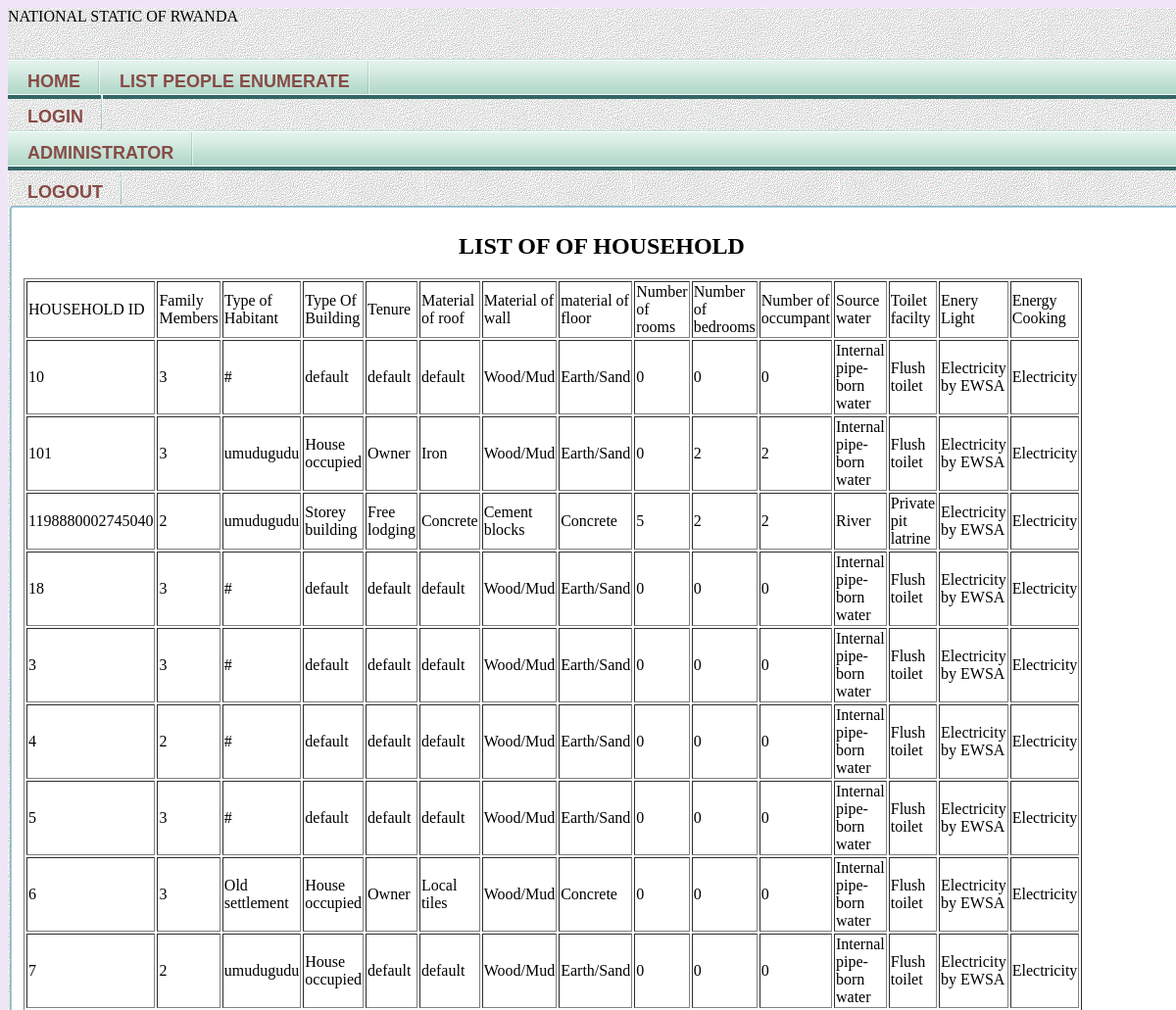
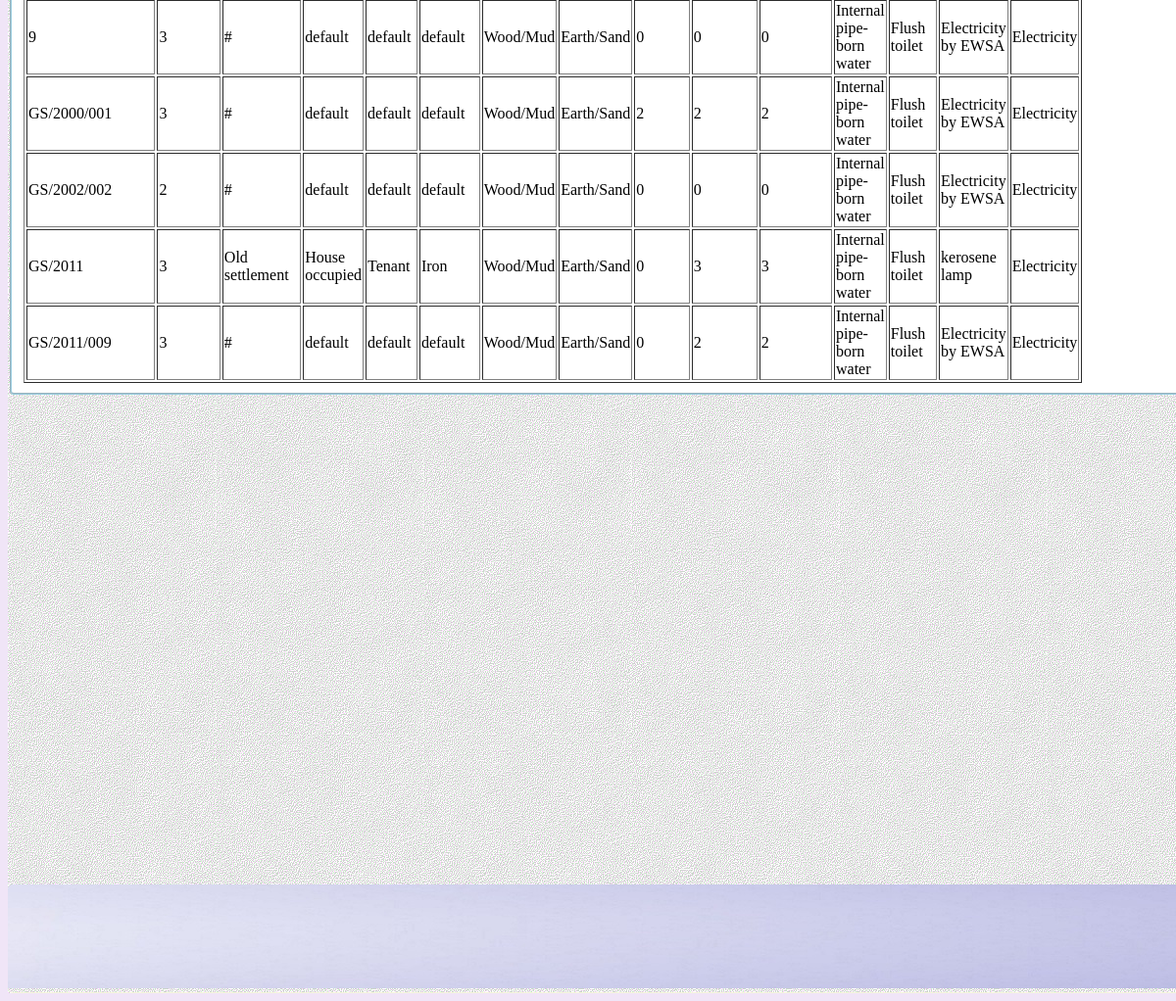
Page /list.php on the committed database (2 pictures, top to bottom).
### tables this page shows
CREATE TABLE IF NOT EXISTS `household` (
  `House_Id` varchar(30) NOT NULL,
  `Id_Enum` varchar(25) NOT NULL,
  `Nu.Members` int(3) NOT NULL,
  `Ty_Habitant` text NOT NULL,
  `Ty_Building` text NOT NULL,
  `Tenure` text NOT NULL,
  `Mat_Roof` varchar(15) NOT NULL,
  `Mat_walls` varchar(15) NOT NULL,
  `Mat_Floor` varchar(15) NOT NULL,
  `Nu_of_Rooms` int(3) NOT NULL,
  `Nu_of_bedroom` int(3) NOT NULL,
  `Nu_of_occupant` int(3) NOT NULL,
  `So_water` text NOT NULL,
  `Toi_facility` text NOT NULL,
  `Energy_Light` text NOT NULL,
  `Energy_Cooking` text NOT NULL,
  `Date` date NOT NULL,
  `Year_Of_Census` int(4) NOT NULL,
  `Id_village` int(8) NOT NULL,
  `Cell_Id` int(8) NOT NULL,
  `Id_sector` int(8) NOT NULL,
  `Id_district` int(8) NOT NULL,
  `Id_Province` int(8) NOT NULL,
  PRIMARY KEY (`House_Id`)
);

### list.php (the view, shortened to what this page needs)
<!DOCTYPE html">
<html lang="EN" >
<head>
<link type="text/css" rel="stylesheet" href="sheet.css" media="all" />
<link type="text/css" rel="stylesheet" href="Enumerationprocess.css" media="all" />
</head>
<body>
<div id="Content">
<header class="heading">
<p> NATIONAL STATIC OF RWANDA </p> </br>
</header>
<nav id="navmenu">
<ul>
<li> <a href="index.php">HOME</a><li>
<li><a href="list.php">LIST PEOPLE ENUMERATE </a>
<li>
<li> <a href="#" onClick="javascript:showHiddenmenu('hid') ">LOGIN</a>
<ul class="submenu" id="hid">
                <li><a href="enumerator_login.php"> ADMINISTRATOR </a></li>
            </ul>
</li>
<li> <a href=""> LOGOUT </a></li>
</ul>
</nav>
<section>
          <fieldset>
                <h1 align="center"> LIST OF OF HOUSEHOLD</h1>
                <table border="1" width="70%" height="auto">
                <tr>
                <td> HOUSEHOLD ID</td> <td> Family Members </td> <td> Type of Habitant </td><td> Type Of Building </td><td> Tenure </td><td> Material of roof </td><td> Material of wall </td><td> material of floor</td><td> Number of rooms </td><td> Number of bedrooms </td><td>Number of occumpant </td><td> Source water </td><td> Toilet facilty </td><td> Enery Light </td><td> Energy Cooking </td>
                </tr>
                <?
                $query="SELECT *from household";
                $res=mysql_query($query) or ('Error in selection');
                while($row=mysql_fetch_array($res)){
				?>
                <tr>
				 <td>   <? echo $row['House_Id']; ?> </td>
                 <td> <?   echo $row['Nu.Members']; ?> </td>
                 <td> <? echo $row['Ty_Habitant'];?> </td>
				 <td> <?   echo $row['Ty_Building']; ?> </td>
                 <td> <?  echo $row['Tenure']; ?> </td>
                  <td> <?   echo $row['Mat_Roof']; ?> </td>
                 <td> <?  echo $row['Mat_walls']; ?> </td>
                  <td> <?   echo $row['Mat_Floor']; ?> </td>
                 <td> <?  echo $row['Nu_of_Rooms']; ?> </td>
                 <td> <?  echo $row['Nu_of_bedroom']; ?> </td>
                  <td> <?   echo $row['Nu_of_occupant']; ?> </td>
                 <td> <?  echo $row['So_water']; ?> </td>
                 <td> <?  echo $row['Toi_facility']; ?> </td>
                  <td> <?   echo $row['Energy_Light']; ?> </td>
                 <td> <?  echo $row['Energy_Cooking']; ?> </td>
                 </tr>
		<?
				}
                ?>
				 </table>
            </fieldset>
</section>
<footer>
<div id="footest">
</div>
</footer>
</div>
</body>
</html>

### css/sheet.css (style rules this page uses)
body { background-image: url(img/bg-bbbody.png); }
#Content { width:1200px; margin-left:450px; margin-right:450px; background-image: url(img/boar.gif); margin:0 auto; }
#navmenu ul { clear:both; margin-top:140px; margin:0; padding:0; list-style-type:none; width:1200px; position:relative; display:block; height:36px; text-transform:uppercase; font-size:18px; font-weight:bold; background:transparent url('../img/OFF.gif') repeat-x top left; font-family:Helvetica,Arial,Verdana,sans-serif; border-bottom:4px solid #336666; border-top:1px solid #C0E2D4; margin:0 auto; }
#navmenu li { display:block; float:left; margin:0; pading:0; }
#navmenu li a { display:block; float:left; color:#874B46; text-decoration:none; font-weight:bold; padding:12px 20px 0 20px; height:24px; background:transparent url('../img/DIVIDER.gif') no-repeat top right; }
#footest { width: 1200px; background:transparent url(../img/bg-bubfooter1.jpg) top left no-repeat; text-align:center; font-style:oblique; color:#0000FF; height:110px; line-height:20px; font-size:15px; background-repeat: no-repeat; border-radius: 5px; border-bottom-color: #2A0000; border-bottom:1px solid beige; margin:0 auto; margin-top:500px; overflow: auto; }

### css/Enumerationprocess.css (style rules this page uses)
fieldset { clear:both; margin-top: 5%; border-radius:4px; background: #fff; background: -moz-linear-gradient(#fff, #f9fdff); background: -o-linear-gradient(#fff, #f9fdff); border-color:rgba(4, 129, 177, 0.4); width:1180px; }

### rows in the picture
household: House_Id "10", Members "3", Ty_Habitant "#", Ty_Building "default", Tenure "default", Mat_Roof "default", Mat_walls "Wood/Mud", Mat_Floor "Earth/Sand", Nu_of_Rooms "0", Nu_of_bedroom "0", Nu_of_occupant "0", So_water "Internal pipe-born water", Toi_facility "Flush toilet", Energy_Light "Electricity by EWSA", Energy_Cooking "Electricity"
household: House_Id "101", Members "3", Ty_Habitant "umudugudu", Ty_Building "House occupied", Tenure "Owner", Mat_Roof "Iron", Mat_walls "Wood/Mud", Mat_Floor "Earth/Sand", Nu_of_Rooms "0", Nu_of_bedroom "2", Nu_of_occupant "2", So_water "Internal pipe-born water", Toi_facility "Flush toilet", Energy_Light "Electricity by EWSA", Energy_Cooking "Electricity"
household: House_Id "1198880002745040", Members "2", Ty_Habitant "umudugudu", Ty_Building "Storey building", Tenure "Free lodging", Mat_Roof "Concrete", Mat_walls "Cement blocks", Mat_Floor "Concrete", Nu_of_Rooms "5", Nu_of_bedroom "2", Nu_of_occupant "2", So_water "River", Toi_facility "Private pit latrine", Energy_Light "Electricity by EWSA", Energy_Cooking "Electricity"
household: House_Id "18", Members "3", Ty_Habitant "#", Ty_Building "default", Tenure "default", Mat_Roof "default", Mat_walls "Wood/Mud", Mat_Floor "Earth/Sand", Nu_of_Rooms "0", Nu_of_bedroom "0", Nu_of_occupant "0", So_water "Internal pipe-born water", Toi_facility "Flush toilet", Energy_Light "Electricity by EWSA", Energy_Cooking "Electricity"
household: House_Id "3", Members "3", Ty_Habitant "#", Ty_Building "default", Tenure "default", Mat_Roof "default", Mat_walls "Wood/Mud", Mat_Floor "Earth/Sand", Nu_of_Rooms "0", Nu_of_bedroom "0", Nu_of_occupant "0", So_water "Internal pipe-born water", Toi_facility "Flush toilet", Energy_Light "Electricity by EWSA", Energy_Cooking "Electricity"
household: House_Id "4", Members "2", Ty_Habitant "#", Ty_Building "default", Tenure "default", Mat_Roof "default", Mat_walls "Wood/Mud", Mat_Floor "Earth/Sand", Nu_of_Rooms "0", Nu_of_bedroom "0", Nu_of_occupant "0", So_water "Internal pipe-born water", Toi_facility "Flush toilet", Energy_Light "Electricity by EWSA", Energy_Cooking "Electricity"
household: House_Id "5", Members "3", Ty_Habitant "#", Ty_Building "default", Tenure "default", Mat_Roof "default", Mat_walls "Wood/Mud", Mat_Floor "Earth/Sand", Nu_of_Rooms "0", Nu_of_bedroom "0", Nu_of_occupant "0", So_water "Internal pipe-born water", Toi_facility "Flush toilet", Energy_Light "Electricity by EWSA", Energy_Cooking "Electricity"
household: House_Id "6", Members "3", Ty_Habitant "Old settlement", Ty_Building "House occupied", Tenure "Owner", Mat_Roof "Local tiles", Mat_walls "Wood/Mud", Mat_Floor "Concrete", Nu_of_Rooms "0", Nu_of_bedroom "0", Nu_of_occupant "0", So_water "Internal pipe-born water", Toi_facility "Flush toilet", Energy_Light "Electricity by EWSA", Energy_Cooking "Electricity"
household: House_Id "7", Members "2", Ty_Habitant "umudugudu", Ty_Building "House occupied", Tenure "default", Mat_Roof "default", Mat_walls "Wood/Mud", Mat_Floor "Earth/Sand", Nu_of_Rooms "0", Nu_of_bedroom "0", Nu_of_occupant "0", So_water "Internal pipe-born water", Toi_facility "Flush toilet", Energy_Light "Electricity by EWSA", Energy_Cooking "Electricity"
household: House_Id "9", Members "3", Ty_Habitant "#", Ty_Building "default", Tenure "default", Mat_Roof "default", Mat_walls "Wood/Mud", Mat_Floor "Earth/Sand", Nu_of_Rooms "0", Nu_of_bedroom "0", Nu_of_occupant "0", So_water "Internal pipe-born water", Toi_facility "Flush toilet", Energy_Light "Electricity by EWSA", Energy_Cooking "Electricity"
household: House_Id "GS/2000/001", Members "3", Ty_Habitant "#", Ty_Building "default", Tenure "default", Mat_Roof "default", Mat_walls "Wood/Mud", Mat_Floor "Earth/Sand", Nu_of_Rooms "2", Nu_of_bedroom "2", Nu_of_occupant "2", So_water "Internal pipe-born water", Toi_facility "Flush toilet", Energy_Light "Electricity by EWSA", Energy_Cooking "Electricity"
household: House_Id "GS/2002/002", Members "2", Ty_Habitant "#", Ty_Building "default", Tenure "default", Mat_Roof "default", Mat_walls "Wood/Mud", Mat_Floor "Earth/Sand", Nu_of_Rooms "0", Nu_of_bedroom "0", Nu_of_occupant "0", So_water "Internal pipe-born water", Toi_facility "Flush toilet", Energy_Light "Electricity by EWSA", Energy_Cooking "Electricity"
household: House_Id "GS/2011", Members "3", Ty_Habitant "Old settlement", Ty_Building "House occupied", Tenure "Tenant", Mat_Roof "Iron", Mat_walls "Wood/Mud", Mat_Floor "Earth/Sand", Nu_of_Rooms "0", Nu_of_bedroom "3", Nu_of_occupant "3", So_water "Internal pipe-born water", Toi_facility "Flush toilet", Energy_Light "kerosene lamp", Energy_Cooking "Electricity"
household: House_Id "GS/2011/009", Members "3", Ty_Habitant "#", Ty_Building "default", Tenure "default", Mat_Roof "default", Mat_walls "Wood/Mud", Mat_Floor "Earth/Sand", Nu_of_Rooms "0", Nu_of_bedroom "2", Nu_of_occupant "2", So_water "Internal pipe-born water", Toi_facility "Flush toilet", Energy_Light "Electricity by EWSA", Energy_Cooking "Electricity"
